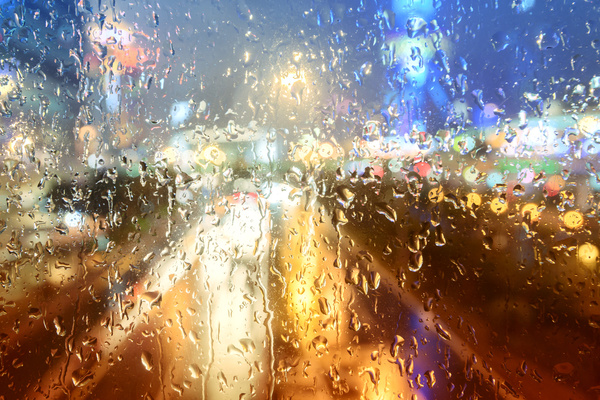
#> input picture assignment4/GrayScaleFilters/rain.jpeg, 600 x 400 px
$ python numpy_color2gray.py
#> lines starting #> are read from the running program, lines starting #| are printed output that depends on the picture
### assignment4/GrayScaleFilters/python_color2gray.py
import cv2
import numpy as np
import time


def python_color2gray(input_filename, output_filename=None, scale=None):
    """
    Grayscale image filter.
    Turn a image of choice given by filename to a grayscale image.
    Implemented with python.
    Savnes and returns the transformed image.
    -----------------------------------------
    Arguments:
        input_filename : str
            filename or path to the image

        output_filename: str, optinal, default=None
            filename or path to the transformed image

        scale : float, optional, default=None
            Scale factor to resize image. (e.g. 0.5 halves image dimentions)

    Returns:
        grayscale_image : numpy ndarray
            The transformed image with as a numpy array.

    -----------------------------------------
    """

    #Reads image, changes to RGB and grayscales it
    orginal_image = cv2.imread(input_filename)

    #if resize is given
    if scale is not None:
        orginal_image = cv2.resize(orginal_image, (0,0), fx = scale , fy = scale)

    orginal_image = cv2.cvtColor(orginal_image, cv2.COLOR_BGR2RGB)
    grayscale_image = _grayscale(orginal_image)
    grayscale_image = grayscale_image.astype("uint8")

    #Write the image to file with correct filename
    if output_filename is None:
        filename, ext = input_filename.split(".")
        full_filename = filename + "_grayscale." + ext
        cv2.imwrite(full_filename, grayscale_image)
    else:
        cv2.imwrite(output_filename, grayscale_image)


    return grayscale_image


def _grayscale(orginal_image):

    """
    Grayscales an RGB-image with XXX implementation.

    -----------------------------------------
    Arguments:
        orginal_image : numpy ndarray
            the orginal image, in RGB, represented as a numpy array

    Returns:
        grayscale_image : numpy ndarray
            The transformed image, in RGB, represented as a numpy array

    -----------------------------------------

    """


    H, W, C = orginal_image.shape
    grayscale_image = np.zeros((H,W,C))

    for i in range(H):
        for j in range(W):
            grayscale_image[i, j] += orginal_image[i, j, 0] * 0.21 \
                                   + orginal_image[i, j, 1] * 0.72 \
                                   + orginal_image[i, j, 2] * 0.07
    return grayscale_image


def timing_python_gray(n):

    """
    Calls the grayscale function n times and returns the mean time

    Input: int n - number of runs
    Returns (float): the mean time after n runs

    """

    ts = 0
    for i in range(n):
        t0 = time.perf_counter()
        python_color2gray("rain.jpeg", "python_rain.jpeg")
        t1 = time.perf_counter()

        ts += (t1-t0)

    return ts/n


# [15 lines that do not run on import are left out]

### assignment4/GrayScaleFilters/numpy_color2gray.py
import cv2
import numpy as np
import time
import python_color2gray as pyc2g

def numpy_color2gray(input_filename, output_filename=None, scale=None):

    """
    Grayscale image filter.
    Turn a image of choice given by filename to a grayscale image.
    Implemented with numpy.
    Savnes and returns the transformed image.
    -----------------------------------------
    Arguments:
        input_filename : str
            filename or path to the image

        output_filename: str, optinal, default=None
            filename or path to the transformed image

        scale : float, optional, default=None
            Scale factor to resize image. (e.g. 0.5 halves image dimentions)

    Returns:
        grayscale_image : numpy ndarray
            The transformed image with as a numpy array.

    -----------------------------------------
    """
#> called with input_filename = 'rain.jpeg', output_filename = 'numpy_rain.jpeg'

    #Reads image, changes to RGB and grayscales it
    orginal_image = cv2.imread(input_filename)
#> orginal_image is the input picture: shape (400, 600, 3); mean B, G, R 116.5, 131.8, 150.5

    #if resize is given
    if scale is not None:
        orginal_image = cv2.resize(orginal_image, (0,0), fx = scale , fy = scale)

    orginal_image = cv2.cvtColor(orginal_image, cv2.COLOR_BGR2RGB)
    grayscale_image = _grayscale(orginal_image)
    grayscale_image = grayscale_image.astype("uint8")


    #Write the image to file with correct filename
    if output_filename is None:
        filename, ext = input_filename.split(".")
        full_filename = filename + "_grayscale." + ext
        cv2.imwrite(full_filename, grayscale_image)
    else:
        cv2.imwrite(output_filename, grayscale_image)


    return grayscale_image


def _grayscale(orginal_image):

    """
    Grayscales an RGB-image with numpy implementation.

    -----------------------------------------
    Arguments:
        orginal_image : numpy ndarray
            the orginal image, in RGB, represented as a numpy array

    Returns:
        grayscale_image : numpy ndarray
            The transformed image, in RGB, represented as a numpy array

    -----------------------------------------
    """
    R_value = orginal_image[:,:,0] * 0.21
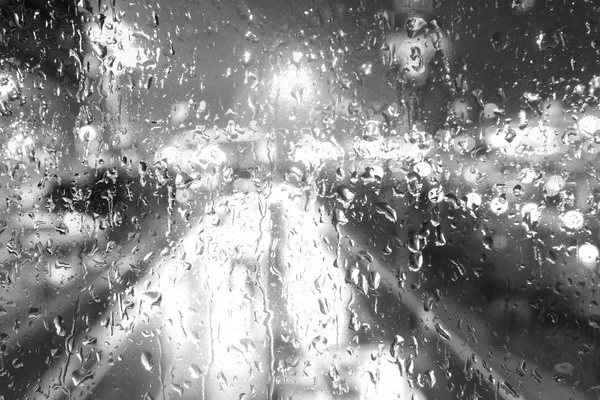
#> R_value: shape (400, 600) float64; min 4.62, max 53.55, mean 31.6; drawn with min black and max white
    G_value = orginal_image[:,:,1] * 0.72
    B_value = orginal_image[:,:,2] * 0.07

    grayscale_image = R_value + G_value + B_value
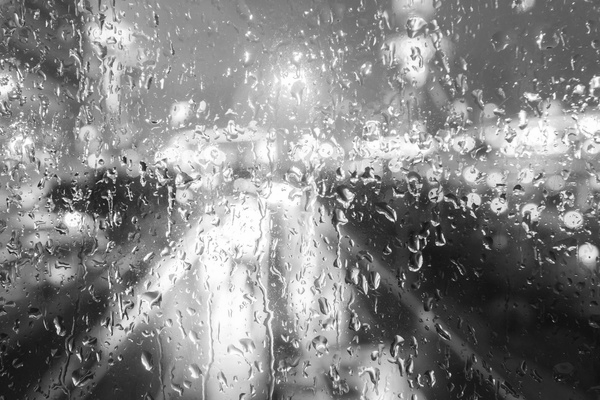
#> grayscale_image: shape (400, 600) float64; min 8.61, max 255, mean 134.7

    return grayscale_image


def timing_numpy_gray(n):

    """
    Calls the grayscale function n times and returns the mean time

    Input: int n - number of runs
    Returns (float): the mean time after n runs

    """
    ts = 0
    for i in range(n):
        t0 = time.perf_counter()
        numpy_color2gray("rain.jpeg", "numpy_rain.jpeg")
        t1 = time.perf_counter()

        ts += (t1-t0)
#> ts = 0.138

    return ts/n


if __name__ == "__main__":

    n = 3
    mean_t = timing_numpy_gray(n)
#> mean_t = 0.0532
    mean_python = pyc2g.timing_python_gray(n)
#> in timing_python_gray, `ts += (t1-t0)`: ts = 0.818
#> mean_python = 0.801
    compare = mean_python/mean_t
#> compare = 15.06

    f = open("numpy_report_color2gray.txt", "w")

    f.write("Timing : numpy_color2gray"
            "\nAverage runtime running numpy_color2gray after 3 runs : " + str(round(mean_t, 3)) + " s"
            "\nAverage runtime running of numpy_color2gray is " + str(round(compare, 3)) + " times faster than python_color2gray."
            "\nTiming performed using : time.perf_counter()"
            "\nimage: 'rain.jpeg' (H, W, C) = (400, 600, 3)")

    f.close()

    test_scale = numpy_color2gray("rain.jpeg", output_filename = 'scaled_rain_gray.jpeg', scale = 0.5)
#> call 4 of numpy_color2gray, with input_filename = 'rain.jpeg', output_filename = 'scaled_rain_gray.jpeg', scale = 0.5
#> in numpy_color2gray (call 4), `orginal_image = cv2.resize(orginal_image, (0,0), fx = scale , fy = sca..`:
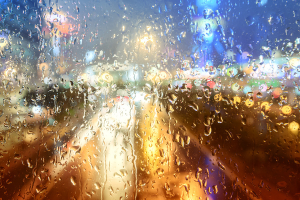
#> orginal_image: shape (200, 300, 3); mean B, G, R 116.7, 132, 150.6
#> in _grayscale (call 4), `R_value = orginal_image[:,:,0] * 0.21`:
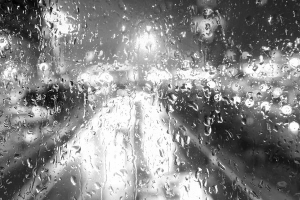
#> R_value: shape (200, 300) float64; min 6.09, max 53.55, mean 31.6; drawn with min black and max white
#> in _grayscale (call 4), `G_value = orginal_image[:,:,1] * 0.72`:
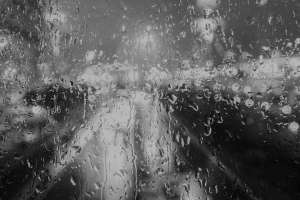
#> G_value: shape (200, 300) float64; min 5.04, max 183.6, mean 95
#> in _grayscale (call 4), `B_value = orginal_image[:,:,2] * 0.07`:
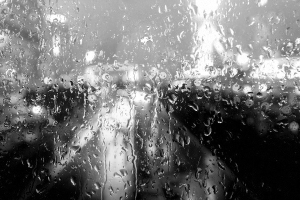
#> B_value: shape (200, 300) float64; min 0, max 17.85, mean 8.17; drawn with min black and max white
#> in _grayscale (call 4), `grayscale_image = R_value + G_value + B_value`:
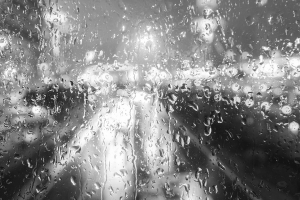
#> grayscale_image: shape (200, 300) float64; min 16.51, max 255, mean 134.8

    print(round(mean_t, 3))
#| 0.053
